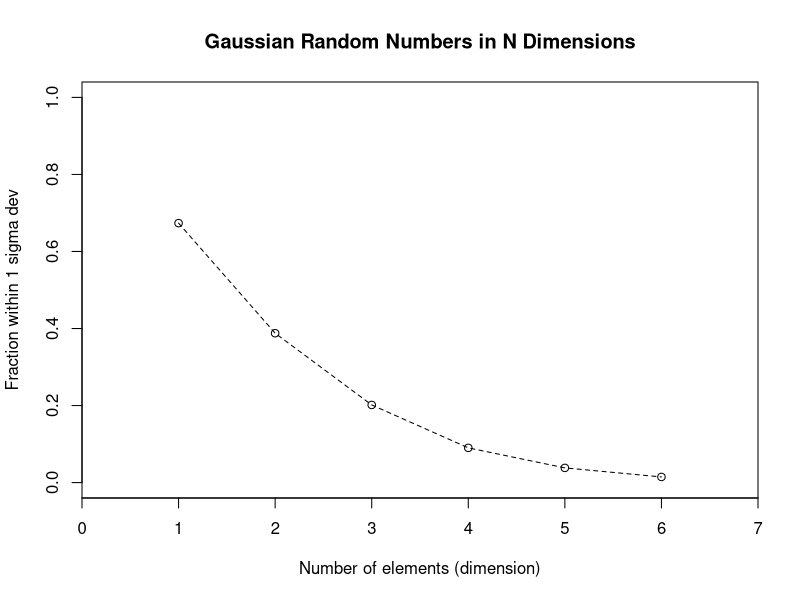

Recreate this plot in R. (Note: this script raises an error after producing the figure.)
#############
#Part A - Experimenting with Gaussian Random Numbers
#############

N <- 10000 #10,000 Gaussian Random Values
mu <- 0 #They all start with mu of 0
sigma <- 1.0 #Standard Deviation of 1.0

X <- rnorm(N, mu, sigma) #First Vector
Y <- rnorm(N, mu, sigma) #Second Vector
Z <- rnorm(N, mu, sigma) #Third Vector
S <- rnorm(N, mu, sigma) #Fourth Vector
T <- rnorm(N, mu, sigma) #Fifth Vector
U <- rnorm(N, mu, sigma) #Sixth Vector

distA <- sqrt(X^2) #Distance in 1D: dist = sqrt(X^2)
fracA <- mean(distA <= 1.0)

distB <- sqrt(X^2 + Y^2) #Distance in 2D: dist = sqrt(X^2 + Y^2)
fracB <- mean(distB <= 1.0)

distC <- sqrt(X^2 + Y^2 + Z^2) #Distance in 3D: dist = sqrt(X^2 + Y^2 + Z^2)
fracC <- mean(distC <= 1.0)

disigma <- sqrt(X^2 + Y^2 + Z^2 + S^2) #Distance in 4D: dist = sqrt(X^2 + Y^2 + Z^2 + S^2)
fracD <- mean(disigma <= 1.0)

distE <- sqrt(X^2 + Y^2 + Z^2 + S^2 + T^2) #Distance in 5D: dist = sqrt(X^2 + Y^2 + Z^2 + S^2 + T^2)
fracE <- mean(distE <= 1.0)

distF <- sqrt(X^2 + Y^2 + Z^2 + S^2 + T^2 + U^2) #Distance in 6D: dist = sqrt(X^2 + Y^2 + Z^2 + S^2 + T^2 + U^2)
fracF <- mean(distF <= 1.0)

dims <- 1:6 #Dimensions from 1 to 6 X-Axis
fracs <- c(fracA, fracB, fracC, fracD, fracE, fracF) #Data (Fraction of data in 1 std of origin) For Y-Axis 

png("partA_plot.png", width = 1200, height = 600) #Generates png file of Part A graph   

plot(dims, fracs,
main = "Gaussian Random Numbers in N Dimensions", #Title on top of the graph
type = "o", #Displays points and lines in graph
pch = 1, #Plotting character, representing symbols. Ex: 1 = circle, (There are 0 to 25 options)
lty = 2, #Line type like blank, solid, dashed, dotted etc
ylim = c(0,1),  #Y-Axis limits
xlim = c(0,7),  #X-Axis limits
xlab = "Number of elements (dimension)",
ylab = "Fraction within 1 sigma dev",
xaxs = "i" #To make X-Axis start as 0
)

dev.off() #Purpose is to tell script to stop writing file and close it

#Graph shows that as dimension increase, the fraction of points withing 1 sigma decreases.

#############
#Part B - Clustering By Computing Otsu's Method
#############

#TRAFFIC_STATIONS_2251 -> TrafficStation_2251_0# -> Data_0#.csv

main_folder <- "TRAFFIC_STATIONS_2251"

csvs <- list.files(main_folder, pattern = "Data_.*\\.csv", recursive = TRUE, full.names = TRUE)

dfs <- lapply(csvs, read.csv)

data_all <- do.call(rbind, dfs) #Combine all data frames into one data frame

all_speeds <- round(data_all$SPEED) #Quantitize speed data to nearest one mile per hour

threshold <- 45:85 #Thresholds from 45 to 85 miles per hour

mixed_variance <- numeric(length(threshold)) #Purpose of this is to create mixed variance vectors of all 45 - 85 thresholds

for (i in seq_along(threshold)) {

    t <- threshold[i] #Current threshold

    left_set <- all_speeds[all_speeds <= t] #Vectors of left set
    right_set <- all_speeds[all_speeds > t] #Vectors of right set

    W_L <- length(left_set) / length(all_speeds)  #Formula: W_L = abs(left_set) / abs(speeds)
    W_R <- 1 - W_L #Remainder of left set. Formula: W_R = 1 - W_L

    if (length(left_set) >= 2) { #sigma_L2 = var(left_set)
        sigma_L2 <- var(left_set)
    } else {
        sigma_L2 <- 0
    }

    if (length(right_set) >= 2) { #sigma_R2 = var(right_set)
        sigma_R2 <- var(right_set)
    } else {
        sigma_R2 <- 0
    }
    mv_nround <- W_L * sigma_L2 + W_R * sigma_R2 #Formula: mixed_variance = W_L * sigma_L2 + W_R * sigma_R2
    mixed_variance[i] = round(mv_nround * 10) / 10 #Round to nearest tenth and remove noise
}

png("partB_plot.png", width = 1200, height = 600)  # width > height makes it wide

x <- threshold

par(mfrow=c(1,1)) #1 row 1 column

plot(x, mixed_variance,
     main = "Mixed Variance vs Threshold",
     type = "l",
     col = "blue",
     pch = 1,
     lty = 1,
     lwd = 2,
     xlab = "Speed",
     ylab = "Mixed Variance",
     ylim = c(0, 20),
     xaxs = "i", #To make X-Axis start as 0
)
axis(1, at = x, labels = x)
axis(2)

# v = x (Places vertical grid lines with x values)
abline(v = x, col = "lightgrey", lty = 1, lwd = 2)   # vertical grid
abline(h = axTicks(2), col = "lightgrey", lty = 1, lwd = 2)  # horizontal grid

dev.off()

#############
#Part C
#############

#Possible threshold speed from low to high

intent <- data_all$INTENT

nonagg_index = intent %in% c(0, 1) #Non Aggressive Index
agg_index = intent == 2 #Aggressive Index

speeds_nonagg <- all_speeds[nonagg_index]
speeds_agg <- all_speeds[agg_index]

false_alarms <- numeric(length(threshold)) #False Alarms
missed_detections <- numeric(length(threshold)) #Missed Detections
total_mistakes <- numeric(length(threshold)) #False Negatives

for (i in seq_along(threshold)) {

    t <- threshold[i] #Current threshold

    a <- mean(speeds_nonagg > t)
    b <- mean(speeds_agg <= t)
    mistakes <- a + b

    false_alarms[i] <- a
    missed_detections[i] <- b
    total_mistakes[i] <- mistakes

}

png("partC_plot.png", width = 1200, height = 600)  # width > height makes it wide

x <- threshold
ylim_range <- c(0, 1)

plot(x, false_alarms,
    type = "o",
    col = "red",
    lwd = 2, 
    lty = 2,
    pch = 15,
    ylim = c(0, 1),
    xlab = "Threshold Speed",
    ylab = "Fraction",
    main = "False Alarms and Missed Detections vs Threshold Speed",
    xaxt = "n",
    xaxs = "i", #To make X-Axis start as 0
    yaxs = "i" #To make Y-Axis start as 0
)
axis(1, at = x, labels = x)
lines(x, missed_detections, type="o", col="blue", pch=2, lwd=2)     # triangles
lines(x, total_mistakes,    type="o", col="magenta", pch=1, lwd=2)  # circles

dev.off()

#############
#Write Up For Question 2
#############

#According to research with table() function, it can automatically sort them in ascending numeric order or alphabetical order so everything in graph looks organized.
tab <- table(intent, all_speeds) 

png("writeup2_barplot.png", width = 1200, height = 600)  # width > height makes it wide

barplot(tab, 
        beside = TRUE,
        col = c("lightgrey", "darkgrey", "black"),
        xlab = "Speed (mph)",
        ylab = "Count",
        main = "Histogram of Vehicle Speeds by Driver Intent",
        xaxs = "i" #To make X-Axis start as 0
)

legend("topright", legend = c("0", "1", "2"), fill = c("lightgrey", "darkgrey", "black"))

dev.off()